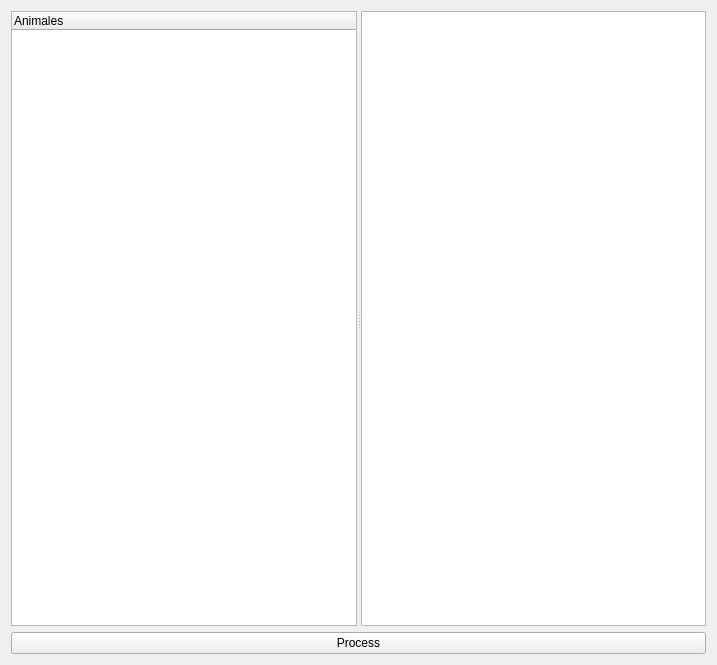
<?xml version="1.0" encoding="UTF-8"?>
<ui version="4.0">
 <class>MainWindow</class>
 <widget class="QMainWindow" name="MainWindow">
  <property name="geometry">
   <rect>
    <x>0</x>
    <y>0</y>
    <width>717</width>
    <height>665</height>
   </rect>
  </property>
  <property name="windowTitle">
   <string>MainWindow</string>
  </property>
  <widget class="QWidget" name="centralWidget">
   <layout class="QGridLayout" name="gridLayout">
    <item row="0" column="0">
     <widget class="QSplitter" name="splitter">
      <property name="orientation">
       <enum>Qt::Horizontal</enum>
      </property>
      <widget class="QTreeWidget" name="treeWidget">
       <column>
        <property name="text">
         <string notr="true">Animales</string>
        </property>
       </column>
      </widget>
      <widget class="QListWidget" name="listWidget"/>
     </widget>
    </item>
    <item row="1" column="0">
     <widget class="QPushButton" name="process_pushbutton">
      <property name="text">
       <string>Process</string>
      </property>
     </widget>
    </item>
   </layout>
  </widget>
 </widget>
 <layoutdefault spacing="6" margin="11"/>
 <resources/>
 <connections/>
</ui>
